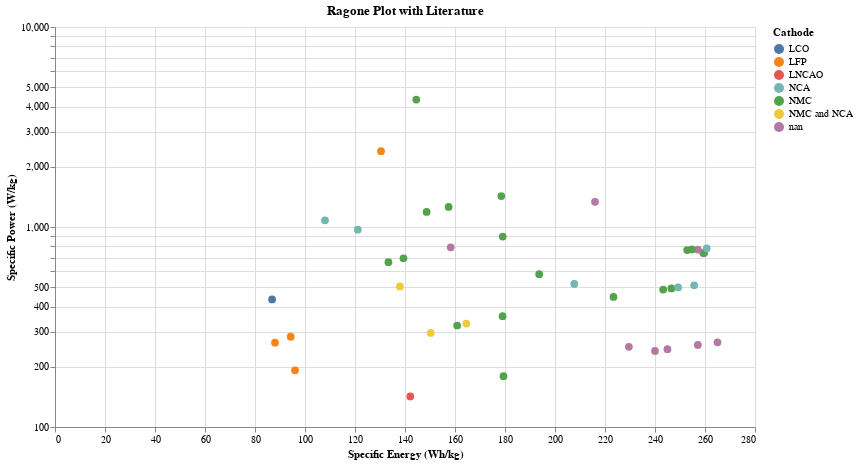

Notebook source saved alongside this figure:
### Code cell
# Define selection for Cathode and Manufacturer
cathode_selection = alt.selection_point(fields=['Cathode'], bind='legend')
#manufacturer_selection = alt.selection_point(fields=['Manufacturer'], bind='legend')

# Create the Ragone plot using Altair
ragone_plot = alt.Chart(df[df['References'] != 'N/A']).mark_circle(size=60).encode(
    x=alt.X('Specific Energy (Wh/kg)', title='Specific Energy (Wh/kg)'),
    y=alt.Y('Specific Power (W/kg)', scale=alt.Scale(type='log'), title='Specific Power (W/kg)'),
    color=alt.condition(cathode_selection, 'Cathode:N', alt.value('lightgray')),
    opacity=alt.condition(cathode_selection, alt.value(1), alt.value(0.2)),
    tooltip=['Name', 'Manufacturer', 'RatedCapacity', 'NominalVoltage','Mass','MaximumContinuousDischargeCurrent','ChargingCurrent', 'CycleLife','Cathode','References']
).properties(
    width=700,
    height=400,
    title='Ragone Plot with Literature' 
).add_params(
    cathode_selection
).interactive()

# Show the plot
ragone_plot.show()

### Figure 1 — Vega-Lite specification as saved in the notebook (floating-point values rounded to 4 significant figures)
{"config": {"view": {"continuousWidth": 300, "continuousHeight": 300}}, "data": {"name": "data-2012eca2211d10034627ec6945966784"}, "mark": {"type": "circle", "size": 60}, "encoding": {"color": {"condition": {"param": "param_39", "field": "Cathode", "type": "nominal"}, "value": "lightgray"}, "opacity": {"condition": {"param": "param_39", "value": 1}, "value": 0.2}, "tooltip": [{"field": "Name", "type": "nominal"}, {"field": "Manufacturer", "type": "nominal"}, {"field": "RatedCapacity", "type": "quantitative"}, {"field": "NominalVoltage", "type": "quantitative"}, {"field": "Mass", "type": "quantitative"}, {"field": "MaximumContinuousDischargeCurrent", "type": "quantitative"}, {"field": "ChargingCurrent", "type": "quantitative"}, {"field": "CycleLife", "type": "quantitative"}, {"field": "Cathode", "type": "nominal"}, {"field": "References", "type": "nominal"}], "x": {"field": "Specific Energy (Wh/kg)", "title": "Specific Energy (Wh/kg)", "type": "quantitative"}, "y": {"field": "Specific Power (W/kg)", "scale": {"type": "log"}, "title": "Specific Power (W/kg)", "type": "quantitative"}}, "height": 400, "params": [{"name": "param_39", "select": {"type": "point", "fields": ["Cathode"]}, "bind": "legend"}, {"name": "param_40", "select": {"type": "interval", "encodings": ["x", "y"]}, "bind": "scales"}], "title": "Ragone Plot with Literature", "width": 700, "$schema": "https://vega.github.io/schema/vega-lite/v5.17.0.json", "datasets": {"data-2012eca2211d10034627ec6945966784": [{"RatedCapacity": 100.0, "CycleLife": 7000.0, "NominalVoltage": 3.3, "UpperVoltageLimit": 3.65, "LowerVoltageLimit": 2.5, "DischargeCurrent": 50.0, "MaximumContinuousDischargeCurrent": 300.0, "Mass": 3.5, "ChargingCurrent": 50.0, "Height": 0.061, "Width": 0.145, "Length": 0.22, "Name": "WB-LYP100AHA", "Manufacturer": "Thunder-Sky", "References": "https://www.semanticscholar.org/paper/d86ac0b0cb22085e5a2ffb8f85ec310bee3847f2", "Cathode": "LFP", "Diameter": null, "Specific Energy (Wh/kg)": 94.29, "Specific Power (W/kg)": 282.9}, {"RatedCapacity": 3.5, "CycleLife": 400.0, "NominalVoltage": 3.63, "UpperVoltageLimit": 4.2, "LowerVoltageLimit": 2.5, "DischargeCurrent": 0.68, "MaximumContinuousDischargeCurrent": 10.0, "Mass": 0.049, "ChargingCurrent": 1.7, "Height": 0.065, "Width": null, "Length": null, "Name": "INR18650MJ1", "Manufacturer": "LG Chem", "References": "https://doi.org/10.1016/j.jpowsour.2021.230864, https://doi.org/10.1016/j.etran.2022.100167", "Cathode": "NMC", "Diameter": 0.0184, "Specific Energy (Wh/kg)": 259.3, "Specific Power (W/kg)": 740.8}, {"RatedCapacity": 26.0, "CycleLife": 3000.0, "NominalVoltage": 3.67, "UpperVoltageLimit": 4.2, "LowerVoltageLimit": 2.7, "DischargeCurrent": 2.6, "MaximumContinuousDischargeCurrent": 52.0, "Mass": 0.387, "ChargingCurrent": 2.6, "Height": 0.0079, "Width": 0.099, "Length": 0.275, "Name": "SLPB080085270", "Manufacturer": "Kokam", "References": "https://www.semanticscholar.org/paper/47f0a69588a997c00a57c4908c3132b06e440779", "Cathode": "NMC", "Diameter": null, "Specific Energy (Wh/kg)": 246.6, "Specific Power (W/kg)": 493.1}, {"RatedCapacity": 19.6, "CycleLife": 3000.0, "NominalVoltage": 3.3, "UpperVoltageLimit": 3.65, "LowerVoltageLimit": 2.5, "DischargeCurrent": 3.92, "MaximumContinuousDischargeCurrent": 360.0, "Mass": 0.496, "ChargingCurrent": 3.92, "Height": 0.0075, "Width": 0.161, "Length": 0.227, "Name": "AMP20M1HD-A", "Manufacturer": "A123", "References": "https://doi.org/10.1016/j.etran.2020.100073, https://doi.org/10.1016/j.jpowsour.2017.11.011, https://doi.org/10.1016/j.apenergy.2017.04.022, https://doi.org/10.1016/j.apenergy.2021.116737, https://doi.org/10.1016/j.enconman.2020.113715, https://www.semanticscholar.org/paper/61f62eca106796d592d9cac19339b989bf5fde9b", "Cathode": "LFP", "Diameter": null, "Specific Energy (Wh/kg)": 130.4, "Specific Power (W/kg)": 2395.0}, {"RatedCapacity": 65.0, "CycleLife": null, "NominalVoltage": 3.657, "UpperVoltageLimit": 4.2, "LowerVoltageLimit": 2.5, "DischargeCurrent": 32.5, "MaximumContinuousDischargeCurrent": 65.0, "Mass": 0.897, "ChargingCurrent": 21.45, "Height": 0.0117, "Width": 0.104, "Length": 0.35, "Name": "E66A", "Manufacturer": "LG Chem", "References": "https://doi.org/10.1016/j.est.2023.107580", "Cathode": "nan", "Diameter": null, "Specific Energy (Wh/kg)": 265.0, "Specific Power (W/kg)": 265.0}, {"RatedCapacity": 65.6, "CycleLife": 1000.0, "NominalVoltage": 3.6, "UpperVoltageLimit": 4.2, "LowerVoltageLimit": 2.5, "DischargeCurrent": 32.8, "MaximumContinuousDischargeCurrent": 65.6, "Mass": 0.964, "ChargingCurrent": 21.65, "Height": 0.0115, "Width": 0.125, "Length": 0.325, "Name": "E63", "Manufacturer": "LG Chem", "References": "https://doi.org/10.1149/2.0501913jes, https://doi.org/10.1016/j.est.2022.105676", "Cathode": "nan", "Diameter": null, "Specific Energy (Wh/kg)": 245.0, "Specific Power (W/kg)": 245.0}, {"RatedCapacity": 40.0, "CycleLife": 7000.0, "NominalVoltage": 3.3, "UpperVoltageLimit": 3.65, "LowerVoltageLimit": 2.5, "DischargeCurrent": 12.0, "MaximumContinuousDischargeCurrent": 120.0, "Mass": 1.5, "ChargingCurrent": 20.0, "Height": 0.046, "Width": 0.116, "Length": 0.183, "Name": "WB-LYP40AHA", "Manufacturer": "Thunder-Sky", "References": "https://www.semanticscholar.org/paper/107b1d0eb9a2f79f6bf1614771ffed155eaca1da, https://www.semanticscholar.org/paper/5057b0c72900ef3d90a9b9f93fe0d564abaf0ce7, https://www.semanticscholar.org/paper/7b9d934eaf10114c091e1229ed4d65de3a1002a0", "Cathode": "LFP", "Diameter": null, "Specific Energy (Wh/kg)": 88.0, "Specific Power (W/kg)": 264.0}, {"RatedCapacity": 3.5, "CycleLife": 400.0, "NominalVoltage": 3.635, "UpperVoltageLimit": 4.2, "LowerVoltageLimit": 2.5, "DischargeCurrent": 0.7, "MaximumContinuousDischargeCurrent": 10.0, "Mass": 0.049, "ChargingCurrent": 0.96, "Height": 0.065, "Width": null, "Length": null, "Name": "INR18650 MJ1", "Manufacturer": "LG Chem", "References": "https://doi.org/10.1016/j.dib.2020.106033, https://doi.org/10.1016/j.jpowsour.2019.226834, https://doi.org/10.1016/j.est.2023.108029, https://doi.org/10.1016/j.jpowsour.2019.03.109, https://doi.org/10.1016/j.egyai.2021.100081, https://doi.org/10.1016/j.est.2019.100900, https://doi.org/10.1016/j.jpowsour.2018.11.043, https://doi.org/10.1016/j.est.2022.105303, https://doi.org/10.1016/j.jpowsour.2022.231296, https://doi.org/10.1016/j.electacta.2022.139878, https://doi.org/10.1016/j.jpowsour.2021.230645, https://doi.org/10.1016/j.jpowsour.2021.230030, https://doi.org/10.1016/j.est.2019.101170, https://doi.org/10.1016/j.est.2022.106146, https://doi.org/10.1016/j.est.2023.108241, https://doi.org/10.1016/j.jpowsour.2022.231943, https://doi.org/10.1016/j.jpowsour.2021.229463, https://doi.org/10.1016/j.jpowsour.2021.230240, https://doi.org/10.1016/j.est.2020.101828, https://doi.org/10.1016/j.jpowsour.2021.229523", "Cathode": "NMC", "Diameter": 0.018, "Specific Energy (Wh/kg)": 259.6, "Specific Power (W/kg)": 741.8}, {"RatedCapacity": 15.0, "CycleLife": 3000.0, "NominalVoltage": 3.6, "UpperVoltageLimit": 4.2, "LowerVoltageLimit": 2.7, "DischargeCurrent": 15.0, "MaximumContinuousDischargeCurrent": 15.0, "Mass": 0.38, "ChargingCurrent": 1.5, "Height": 0.0375, "Width": 0.0545, "Length": 0.0883, "Name": "QL015KA", "Manufacturer": "Quallion LLC", "References": "https://doi.org/10.1016/B978-0-444-59513-3.00014-5", "Cathode": "LNCAO", "Diameter": null, "Specific Energy (Wh/kg)": 142.1, "Specific Power (W/kg)": 142.1}, {"RatedCapacity": 5.0, "CycleLife": 800.0, "NominalVoltage": 3.7, "UpperVoltageLimit": 4.2, "LowerVoltageLimit": 2.7, "DischargeCurrent": 2.5, "MaximumContinuousDischargeCurrent": 10.0, "Mass": 0.115, "ChargingCurrent": 1.0, "Height": 0.005, "Width": 0.1, "Length": 0.106, "Name": "SLPB50106100", "Manufacturer": "Kokam", "References": "https://doi.org/10.1016/j.electacta.2018.04.203", "Cathode": "NMC", "Diameter": null, "Specific Energy (Wh/kg)": 160.9, "Specific Power (W/kg)": 321.7}, {"RatedCapacity": 6.8, "CycleLife": 500.0, "NominalVoltage": 3.75, "UpperVoltageLimit": 4.2, "LowerVoltageLimit": 2.5, "DischargeCurrent": 1.4, "MaximumContinuousDischargeCurrent": 13.6, "Mass": 0.155, "ChargingCurrent": 0.58, "Height": 0.0198, "Width": 0.061, "Length": 0.065, "Name": "MP176065", "Manufacturer": "Saft", "References": "https://doi.org/10.1051/e3sconf/20171606001, https://doi.org/10.1109/acc.2010.5530710, https://doi.org/10.1016/j.jpowsour.2017.07.105, https://www.semanticscholar.org/paper/18b337d7e53fa2e7de07c3fab3c2059e208b8301", "Cathode": "NMC and NCA", "Diameter": null, "Specific Energy (Wh/kg)": 164.5, "Specific Power (W/kg)": 329.0}, {"RatedCapacity": 31.0, "CycleLife": 800.0, "NominalVoltage": 3.7, "UpperVoltageLimit": 4.2, "LowerVoltageLimit": 2.7, "DischargeCurrent": 15.5, "MaximumContinuousDischargeCurrent": 155.0, "Mass": 0.86, "ChargingCurrent": 6.2, "Height": 0.0084, "Width": 0.215, "Length": 0.22, "Name": "SLPB78216216H", "Manufacturer": "Kokam", "References": "https://doi.org/10.1016/j.electacta.2020.137487", "Cathode": "NMC", "Diameter": null, "Specific Energy (Wh/kg)": 133.4, "Specific Power (W/kg)": 666.9}, {"RatedCapacity": 70.0, "CycleLife": 3000.0, "NominalVoltage": 3.67, "UpperVoltageLimit": 4.2, "LowerVoltageLimit": 2.7, "DischargeCurrent": 14.0, "MaximumContinuousDischargeCurrent": 140.0, "Mass": 1.15, "ChargingCurrent": 14.0, "Height": 0.0123, "Width": 0.226, "Length": 0.227, "Name": "SLPB120216216G2", "Manufacturer": "Kokam", "References": "https://www.semanticscholar.org/paper/5c79160b70f3d10ea832ae5ffbc21ac0d9c94660, https://doi.org/10.6113/jpe.2013.13.4.516", "Cathode": "NMC", "Diameter": null, "Specific Energy (Wh/kg)": 223.4, "Specific Power (W/kg)": 446.8}, {"RatedCapacity": 4.0, "CycleLife": 250.0, "NominalVoltage": 3.635, "UpperVoltageLimit": 4.2, "LowerVoltageLimit": 2.5, "DischargeCurrent": 0.8, "MaximumContinuousDischargeCurrent": 10.0, "Mass": 0.07, "ChargingCurrent": 2.0, "Height": 0.07, "Width": null, "Length": null, "Name": "INR21700-40T", "Manufacturer": "Samsung", "References": "https://doi.org/10.1016/j.est.2023.107424", "Cathode": "NCA", "Diameter": 0.021, "Specific Energy (Wh/kg)": 207.7, "Specific Power (W/kg)": 519.3}, {"RatedCapacity": 53.0, "CycleLife": 6000.0, "NominalVoltage": 3.7, "UpperVoltageLimit": 4.2, "LowerVoltageLimit": 2.7, "DischargeCurrent": 10.6, "MaximumContinuousDischargeCurrent": 265.0, "Mass": 1.095, "ChargingCurrent": 10.6, "Height": 0.012, "Width": 0.226, "Length": 0.227, "Name": "SLPB120216216", "Manufacturer": "Kokam", "References": "https://www.semanticscholar.org/paper/5c79160b70f3d10ea832ae5ffbc21ac0d9c94660, https://doi.org/10.6113/jpe.2013.13.4.516", "Cathode": "NMC", "Diameter": null, "Specific Energy (Wh/kg)": 179.1, "Specific Power (W/kg)": 895.4}, {"RatedCapacity": 4.9, "CycleLife": 500.0, "NominalVoltage": 3.6, "UpperVoltageLimit": 4.2, "LowerVoltageLimit": 2.5, "DischargeCurrent": null, "MaximumContinuousDischargeCurrent": 9.8, "Mass": 0.069, "ChargingCurrent": 2.45, "Height": 0.0708, "Width": null, "Length": null, "Name": "INR21700-50E", "Manufacturer": "Samsung", "References": "https://doi.org/10.1016/j.apenergy.2021.118498, https://doi.org/10.1016/j.est.2021.102257", "Cathode": "NCA", "Diameter": 0.02125, "Specific Energy (Wh/kg)": 255.7, "Specific Power (W/kg)": 511.3}, {"RatedCapacity": 11.5, "CycleLife": 500.0, "NominalVoltage": 3.7, "UpperVoltageLimit": 4.2, "LowerVoltageLimit": 3.0, "DischargeCurrent": 1.15, "MaximumContinuousDischargeCurrent": 57.5, "Mass": 0.49, "ChargingCurrent": 2.3, "Height": 0.021, "Width": 0.08, "Length": 0.13, "Name": "LVP10", "Manufacturer": "GS Yuasa Technology", "References": "https://doi.org/10.15368/theses.2014.127", "Cathode": "LCO", "Diameter": null, "Specific Energy (Wh/kg)": 86.84, "Specific Power (W/kg)": 434.2}, {"RatedCapacity": 5.0, "CycleLife": 800.0, "NominalVoltage": 3.6, "UpperVoltageLimit": 4.2, "LowerVoltageLimit": 2.5, "DischargeCurrent": 2.5, "MaximumContinuousDischargeCurrent": 15.0, "Mass": 0.07, "ChargingCurrent": 2.5, "Height": 0.07, "Width": null, "Length": null, "Name": "N21700CG-50", "Manufacturer": "BAK", "References": "https://doi.org/10.1016/j.energy.2021.120072", "Cathode": "nan", "Diameter": 0.021, "Specific Energy (Wh/kg)": 257.1, "Specific Power (W/kg)": 771.4}, {"RatedCapacity": 40.0, "CycleLife": 800.0, "NominalVoltage": 3.7, "UpperVoltageLimit": 4.2, "LowerVoltageLimit": 2.7, "DischargeCurrent": 40.0, "MaximumContinuousDischargeCurrent": 200.0, "Mass": 0.935, "ChargingCurrent": 40.0, "Height": 0.215, "Width": 0.009, "Length": 0.22, "Name": "SLPB90216216", "Manufacturer": "Kokam", "References": "https://doi.org/10.1016/j.ijhydene.2020.01.067, https://doi.org/10.1109/tie.2017.2714118", "Cathode": "nan", "Diameter": null, "Specific Energy (Wh/kg)": 158.3, "Specific Power (W/kg)": 791.4}, {"RatedCapacity": 46.0, "CycleLife": 10000.0, "NominalVoltage": 3.7, "UpperVoltageLimit": 4.2, "LowerVoltageLimit": 2.7, "DischargeCurrent": 9.2, "MaximumContinuousDischargeCurrent": 368.0, "Mass": 1.145, "ChargingCurrent": 9.2, "Height": 0.0122, "Width": 0.226, "Length": 0.227, "Name": "SLPB120216216HR2", "Manufacturer": "Kokam", "References": "https://doi.org/10.1016/j.jpowsour.2021.229572, https://www.semanticscholar.org/paper/5c79160b70f3d10ea832ae5ffbc21ac0d9c94660, https://doi.org/10.6113/jpe.2013.13.4.516", "Cathode": "NMC", "Diameter": null, "Specific Energy (Wh/kg)": 148.6, "Specific Power (W/kg)": 1189.0}, {"RatedCapacity": 4.8, "CycleLife": 500.0, "NominalVoltage": 3.6, "UpperVoltageLimit": 4.2, "LowerVoltageLimit": 2.5, "DischargeCurrent": 0.96, "MaximumContinuousDischargeCurrent": 4.8, "Mass": 0.072, "ChargingCurrent": 1.584, "Height": 0.07, "Width": null, "Length": null, "Name": "INR21700-48X", "Manufacturer": "Samsung", "References": "https://doi.org/10.1016/j.est.2023.107424", "Cathode": "nan", "Diameter": 0.021, "Specific Energy (Wh/kg)": 240.0, "Specific Power (W/kg)": 240.0}, {"RatedCapacity": 11.0, "CycleLife": 800.0, "NominalVoltage": 3.7, "UpperVoltageLimit": 4.2, "LowerVoltageLimit": 2.7, "DischargeCurrent": 5.5, "MaximumContinuousDischargeCurrent": 55.0, "Mass": 0.292, "ChargingCurrent": 2.2, "Height": 0.0056, "Width": 0.13, "Length": 0.206, "Name": "SLPB55205130H", "Manufacturer": "Kokam", "References": "https://doi.org/10.3390/electronics8121395", "Cathode": "NMC", "Diameter": null, "Specific Energy (Wh/kg)": 139.4, "Specific Power (W/kg)": 696.9}, {"RatedCapacity": 63.0, "CycleLife": 1200.0, "NominalVoltage": 3.6, "UpperVoltageLimit": 4.2, "LowerVoltageLimit": 2.5, "DischargeCurrent": 31.5, "MaximumContinuousDischargeCurrent": 63.0, "Mass": 0.882, "ChargingCurrent": 18.9, "Height": 0.0145, "Width": 0.1, "Length": 0.301, "Name": "E63B", "Manufacturer": "LG Chem", "References": "https://doi.org/10.1149/2.0501913jes, https://doi.org/10.1016/j.est.2022.105676", "Cathode": "nan", "Diameter": null, "Specific Energy (Wh/kg)": 257.1, "Specific Power (W/kg)": 257.1}, {"RatedCapacity": 60.0, "CycleLife": 2000.0, "NominalVoltage": 3.2, "UpperVoltageLimit": 3.65, "LowerVoltageLimit": 2.5, "DischargeCurrent": 18.0, "MaximumContinuousDischargeCurrent": 120.0, "Mass": 2.0, "ChargingCurrent": 18.0, "Height": 0.041, "Width": 0.24, "Length": 0.115, "Name": "CA60", "Manufacturer": "CALB", "References": "https://doi.org/10.12783/dtetr/mcee2016/6395", "Cathode": "LFP", "Diameter": null, "Specific Energy (Wh/kg)": 96.0, "Specific Power (W/kg)": 192.0}, {"RatedCapacity": 4.8, "CycleLife": 500.0, "NominalVoltage": 3.635, "UpperVoltageLimit": 4.2, "LowerVoltageLimit": 2.5, "DischargeCurrent": 0.96, "MaximumContinuousDischargeCurrent": 14.55, "Mass": 0.0685, "ChargingCurrent": 1.455, "Height": 0.07, "Width": null, "Length": null, "Name": "INR21700 M50", "Manufacturer": "LG Chem", "References": "https://doi.org/10.1016/j.dib.2021.106894, https://doi.org/10.1016/j.est.2020.102133, https://doi.org/10.3390/en13020489, https://doi.org/10.1016/j.est.2022.104362, https://doi.org/10.1109/icmect.2019.8932115, https://doi.org/10.1016/j.est.2022.104291", "Cathode": "NMC", "Diameter": 0.021, "Specific Energy (Wh/kg)": 254.7, "Specific Power (W/kg)": 772.1}, {"RatedCapacity": 57.0, "CycleLife": 6000.0, "NominalVoltage": 3.68, "UpperVoltageLimit": 4.2, "LowerVoltageLimit": 2.7, "DischargeCurrent": 11.4, "MaximumContinuousDischargeCurrent": 456.0, "Mass": 1.175, "ChargingCurrent": 11.4, "Height": 0.0122, "Width": 0.226, "Length": 0.227, "Name": "SLPB120216216G1H", "Manufacturer": "Kokam", "References": "https://www.semanticscholar.org/paper/5c79160b70f3d10ea832ae5ffbc21ac0d9c94660, https://doi.org/10.6113/jpe.2013.13.4.516", "Cathode": "NMC", "Diameter": null, "Specific Energy (Wh/kg)": 178.5, "Specific Power (W/kg)": 1428.0}, {"RatedCapacity": 60.0, "CycleLife": 6000.0, "NominalVoltage": 3.68, "UpperVoltageLimit": 4.2, "LowerVoltageLimit": 2.7, "DischargeCurrent": 12.0, "MaximumContinuousDischargeCurrent": 180.0, "Mass": 1.14, "ChargingCurrent": 12.0, "Height": 0.012, "Width": 0.226, "Length": 0.227, "Name": "SLPB120216216G1", "Manufacturer": "Kokam", "References": "https://www.semanticscholar.org/paper/5c79160b70f3d10ea832ae5ffbc21ac0d9c94660, https://doi.org/10.6113/jpe.2013.13.4.516", "Cathode": "NMC", "Diameter": null, "Specific Energy (Wh/kg)": 193.7, "Specific Power (W/kg)": 581.1}, {"RatedCapacity": 5.0, "CycleLife": 1000.0, "NominalVoltage": 3.65, "UpperVoltageLimit": 4.2, "LowerVoltageLimit": 2.5, "DischargeCurrent": 1.0, "MaximumContinuousDischargeCurrent": 15.0, "Mass": 0.07, "ChargingCurrent": 1.0, "Height": 0.07, "Width": null, "Length": null, "Name": "Panasonic NCR21700A", "Manufacturer": "Panasonic", "References": "https://doi.org/10.1016/j.est.2023.107918, https://doi.org/10.1016/j.est.2022.105511", "Cathode": "NCA", "Diameter": 0.021, "Specific Energy (Wh/kg)": 260.7, "Specific Power (W/kg)": 782.1}, {"RatedCapacity": 2.965, "CycleLife": 500.0, "NominalVoltage": 3.6, "UpperVoltageLimit": 4.1, "LowerVoltageLimit": 2.5, "DischargeCurrent": 3.25, "MaximumContinuousDischargeCurrent": 3.25, "Mass": 0.0465, "ChargingCurrent": 1.625, "Height": 0.0651, "Width": null, "Length": null, "Name": "NCR18650BF", "Manufacturer": "Panasonic", "References": "https://doi.org/10.1007/s42452-020-2675-6, https://doi.org/10.1016/j.jpowsour.2021.229463, https://doi.org/10.1016/j.sna.2021.113061, https://doi.org/10.3390/en11051073, https://doi.org/10.1016/j.egyr.2023.04.148, https://doi.org/10.1155/2017/2579084, https://doi.org/10.1016/j.compeleceng.2021.107306, https://doi.org/10.1016/j.applthermaleng.2017.04.017, https://doi.org/10.1016/j.applthermaleng.2020.116338, https://doi.org/10.1016/j.renene.2019.08.077, https://doi.org/10.1016/j.energy.2023.128126, https://doi.org/10.1016/j.jpowsour.2020.228189, https://doi.org/10.1016/j.egyr.2021.11.089, https://doi.org/10.3390/en10091284, https://doi.org/10.1016/j.est.2021.102466, https://doi.org/10.1016/j.est.2022.105977, https://doi.org/10.1016/j.apenergy.2022.120037, https://www.semanticscholar.org/paper/47f0a69588a997c00a57c4908c3132b06e440779, https://doi.org/10.22149/teee.v4i1.136, https://doi.org/10.1016/j.est.2021.102457, https://doi.org/10.1016/j.est.2020.101552, https://doi.org/10.1016/j.jpowsour.2019.227466, https://doi.org/10.1016/j.est.2020.101789, https://doi.org/10.1016/j.est.2022.105796, https://doi.org/10.1016/j.jpowsour.2020.228690, https://doi.org/10.1016/j.micpro.2020.103711, https://doi.org/10.1016/j.est.2022.105345, https://doi.org/10.1016/j.est.2023.108047, https://doi.org/10.1016/j.energy.2021.119901, https://doi.org/10.1016/j.est.2016.04.007, https://doi.org/10.1016/j.engfailanal.2019.104290, https://doi.org/10.1016/j.ijepes.2021.107760, https://doi.org/10.1016/j.jpowsour.2015.12.083, https://doi.org/10.1016/j.apenergy.2022.118878, https://doi.org/10.1016/j.est.2022.104141, https://doi.org/10.1016/j.csite.2022.102269, https://doi.org/10.1016/j.est.2020.101329, https://doi.org/10.1016/j.est.2023.108131, https://doi.org/10.1016/j.jlp.2022.104893, https://doi.org/10.1016/j.jpowsour.2017.05.015, https://doi.org/10.1016/j.energy.2020.119490, https://doi.org/10.1016/j.est.2021.103389, https://doi.org/10.1016/j.ijthermalsci.2017.09.019, https://doi.org/10.1016/j.apenergy.2019.114019, https://doi.org/10.1109/tii.2020.2983176, https://doi.org/10.1002/advs.201700369, https://doi.org/10.1016/j.est.2022.104709, https://doi.org/10.1016/j.ijthermalsci.2020.106611, https://doi.org/10.1016/j.firesaf.2021.103382, https://doi.org/10.1016/j.electacta.2020.136094, https://doi.org/10.1109/tcst.2020.2976036, https://doi.org/10.1016/j.rineng.2022.100703, https://doi.org/10.1016/j.est.2020.101561, https://doi.org/10.1016/j.actaastro.2021.04.042", "Cathode": "nan", "Diameter": 0.01824, "Specific Energy (Wh/kg)": 229.5, "Specific Power (W/kg)": 251.6}, {"RatedCapacity": 4.8, "CycleLife": 300.0, "NominalVoltage": 3.635, "UpperVoltageLimit": 4.2, "LowerVoltageLimit": 2.5, "DischargeCurrent": 0.96, "MaximumContinuousDischargeCurrent": 14.55, "Mass": 0.069, "ChargingCurrent": 1.455, "Height": 0.07, "Width": null, "Length": null, "Name": "INR21700 M50T", "Manufacturer": "LG Chem", "References": "https://doi.org/10.1016/j.dib.2021.106894, https://doi.org/10.1016/j.est.2020.102133, https://doi.org/10.3390/en13020489, https://doi.org/10.1016/j.est.2022.104362, https://doi.org/10.1109/icmect.2019.8932115, https://doi.org/10.1016/j.est.2022.104291, https://doi.org/10.1016/j.dib.2022.107995, https://doi.org/10.1016/j.apenergy.2022.118925, https://doi.org/10.1016/j.est.2022.105217, https://doi.org/10.1016/j.jpowsour.2021.229594, https://doi.org/10.1016/j.est.2023.108046", "Cathode": "NMC", "Diameter": 0.021, "Specific Energy (Wh/kg)": 252.9, "Specific Power (W/kg)": 766.5}, {"RatedCapacity": 45.0, "CycleLife": 2000.0, "NominalVoltage": 3.6, "UpperVoltageLimit": 4.2, "LowerVoltageLimit": 3.0, "DischargeCurrent": 90.0, "MaximumContinuousDischargeCurrent": 450.0, "Mass": 1.5, "ChargingCurrent": 45.0, "Height": 0.232, "Width": null, "Length": null, "Name": "HP 602030", "Manufacturer": "Gaia", "References": "https://doi.org/10.1016/j.jpowsour.2012.04.055, https://doi.org/10.1016/j.engfailanal.2015.03.025", "Cathode": "NCA", "Diameter": 0.06, "Specific Energy (Wh/kg)": 108.0, "Specific Power (W/kg)": 1080.0}, {"RatedCapacity": 7.5, "CycleLife": 800.0, "NominalVoltage": 3.7, "UpperVoltageLimit": 4.2, "LowerVoltageLimit": 2.7, "DischargeCurrent": 3.75, "MaximumContinuousDischargeCurrent": 15.0, "Mass": 0.155, "ChargingCurrent": 1.5, "Height": 0.0075, "Width": 0.1, "Length": 0.106, "Name": "SLPB75106100", "Manufacturer": "Kokam", "References": "https://doi.org/10.1016/j.est.2021.103669, https://doi.org/10.1016/j.applthermaleng.2022.118530, https://doi.org/10.1016/j.ijheatmasstransfer.2021.121918, https://doi.org/10.1016/j.jpowsour.2012.03.015, https://doi.org/10.1016/j.est.2022.104585, https://doi.org/10.1016/j.jpowsour.2021.230034", "Cathode": "NMC", "Diameter": null, "Specific Energy (Wh/kg)": 179.0, "Specific Power (W/kg)": 358.1}, {"RatedCapacity": 5.6, "CycleLife": 1500.0, "NominalVoltage": 3.65, "UpperVoltageLimit": 4.1, "LowerVoltageLimit": 2.5, "DischargeCurrent": 1.18, "MaximumContinuousDischargeCurrent": 11.0, "Mass": 0.136, "ChargingCurrent": 1.18, "Height": 0.0186, "Width": 0.0605, "Length": 0.0687, "Name": "MP176065xtd", "Manufacturer": "Saft", "References": "https://doi.org/10.1051/e3sconf/20171606001, https://doi.org/10.1109/acc.2010.5530710, https://doi.org/10.1016/j.jpowsour.2017.07.105, https://www.semanticscholar.org/paper/18b337d7e53fa2e7de07c3fab3c2059e208b8301, https://doi.org/10.1051/e3sconf/20171606001", "Cathode": "NMC and NCA", "Diameter": null, "Specific Energy (Wh/kg)": 150.3, "Specific Power (W/kg)": 295.2}, {"RatedCapacity": 40.0, "CycleLife": 6000.0, "NominalVoltage": 3.7, "UpperVoltageLimit": 4.2, "LowerVoltageLimit": 2.7, "DischargeCurrent": 8.0, "MaximumContinuousDischargeCurrent": 320.0, "Mass": 0.94, "ChargingCurrent": 8.0, "Height": 0.0103, "Width": 0.226, "Length": 0.227, "Name": "SLPB100216216H", "Manufacturer": "Kokam", "References": "https://doi.org/10.1016/j.est.2022.105467, https://doi.org/10.1016/j.apenergy.2012.09.030, https://doi.org/10.1016/j.applthermaleng.2017.06.094, https://doi.org/10.1016/j.jpowsour.2013.05.111", "Cathode": "NMC", "Diameter": null, "Specific Energy (Wh/kg)": 157.4, "Specific Power (W/kg)": 1260.0}, {"RatedCapacity": 4.2, "CycleLife": 800.0, "NominalVoltage": 3.6, "UpperVoltageLimit": 4.2, "LowerVoltageLimit": 2.5, "DischargeCurrent": 4.2, "MaximumContinuousDischargeCurrent": 26.0, "Mass": 0.07, "ChargingCurrent": 4.2, "Height": 0.07, "Width": null, "Length": null, "Name": "INR-21700-P42A", "Manufacturer": "Molicel", "References": "https://doi.org/10.1016/j.jpowsour.2022.232068, https://doi.org/10.1016/j.jpowsour.2022.232214", "Cathode": "nan", "Diameter": 0.021, "Specific Energy (Wh/kg)": 216.0, "Specific Power (W/kg)": 1337.0}, {"RatedCapacity": 16.0, "CycleLife": 800.0, "NominalVoltage": 3.7, "UpperVoltageLimit": 4.2, "LowerVoltageLimit": 2.7, "DischargeCurrent": 8.0, "MaximumContinuousDischargeCurrent": 16.0, "Mass": 0.33, "ChargingCurrent": 3.2, "Height": 0.0075, "Width": 0.106, "Length": 0.205, "Name": "SLPB75106205", "Manufacturer": "Kokam", "References": "https://doi.org/10.1016/j.etran.2020.100045, https://doi.org/10.1016/j.enconman.2022.116015, https://doi.org/10.1016/j.jpowsour.2015.02.130", "Cathode": "NMC", "Diameter": null, "Specific Energy (Wh/kg)": 179.4, "Specific Power (W/kg)": 179.4}, {"RatedCapacity": 4.8, "CycleLife": 500.0, "NominalVoltage": 3.635, "UpperVoltageLimit": 4.2, "LowerVoltageLimit": 2.5, "DischargeCurrent": 0.96, "MaximumContinuousDischargeCurrent": 9.6, "Mass": 0.07, "ChargingCurrent": 1.44, "Height": 0.07, "Width": null, "Length": null, "Name": "INR21700-48G", "Manufacturer": "Samsung", "References": "https://doi.org/10.1109/itec.2019.8790449", "Cathode": "NCA", "Diameter": 0.021, "Specific Energy (Wh/kg)": 249.3, "Specific Power (W/kg)": 498.5}, {"RatedCapacity": 41.0, "CycleLife": 500.0, "NominalVoltage": 3.6, "UpperVoltageLimit": 4.1, "LowerVoltageLimit": 2.7, "DischargeCurrent": 4.5, "MaximumContinuousDischargeCurrent": 150.0, "Mass": 1.07, "ChargingCurrent": 4.5, "Height": 0.222, "Width": null, "Length": null, "Name": "VL 41M", "Manufacturer": "Saft", "References": "https://doi.org/10.2172/925388", "Cathode": "NMC and NCA", "Diameter": 0.0543, "Specific Energy (Wh/kg)": 137.9, "Specific Power (W/kg)": 504.7}, {"RatedCapacity": 5.0, "CycleLife": 800.0, "NominalVoltage": 3.7, "UpperVoltageLimit": 4.2, "LowerVoltageLimit": 2.7, "DischargeCurrent": 2.5, "MaximumContinuousDischargeCurrent": 150.0, "Mass": 0.128, "ChargingCurrent": 2.0, "Height": 0.0117, "Width": 0.0435, "Length": 0.1425, "Name": "SLPB11543140H5", "Manufacturer": "Kokam", "References": "https://doi.org/10.1016/j.jpowsour.2018.02.065, https://doi.org/10.1016/j.est.2017.08.001, https://doi.org/10.1016/j.jpowsour.2016.09.008, https://doi.org/10.1016/j.jpowsour.2016.09.008, https://doi.org/10.1016/j.apenergy.2019.04.108, https://doi.org/10.1016/j.jpowsour.2021.229772, https://doi.org/10.1016/j.apenergy.2021.116737, https://doi.org/10.1016/j.applthermaleng.2022.118573, https://doi.org/10.1016/j.est.2022.105217, https://doi.org/10.1016/j.energy.2017.12.032", "Cathode": "NMC", "Diameter": null, "Specific Energy (Wh/kg)": 144.5, "Specific Power (W/kg)": 4336.0}, {"RatedCapacity": 55.0, "CycleLife": 2000.0, "NominalVoltage": 3.7, "UpperVoltageLimit": 4.1, "LowerVoltageLimit": 3.0, "DischargeCurrent": 11.0, "MaximumContinuousDischargeCurrent": 440.0, "Mass": 1.68, "ChargingCurrent": 11.0, "Height": 0.034, "Width": 0.1377, "Length": 0.141, "Name": "LP 32770", "Manufacturer": "Eagle Picher Technologies LLC", "References": "https://doi.org/10.1016/j.commatsci.2021.110343", "Cathode": "NCA", "Diameter": null, "Specific Energy (Wh/kg)": 121.1, "Specific Power (W/kg)": 969.0}, {"RatedCapacity": 11.6, "CycleLife": 3000.0, "NominalVoltage": 3.67, "UpperVoltageLimit": 4.2, "LowerVoltageLimit": 2.7, "DischargeCurrent": 1.16, "MaximumContinuousDischargeCurrent": 23.2, "Mass": 0.175, "ChargingCurrent": 1.16, "Height": 0.0066, "Width": 0.084, "Length": 0.185, "Name": "SLPB065070180", "Manufacturer": "Kokam", "References": "https://doi.org/10.1016/j.jpowsour.2023.233295", "Cathode": "NMC", "Diameter": null, "Specific Energy (Wh/kg)": 243.3, "Specific Power (W/kg)": 486.5}]}}
